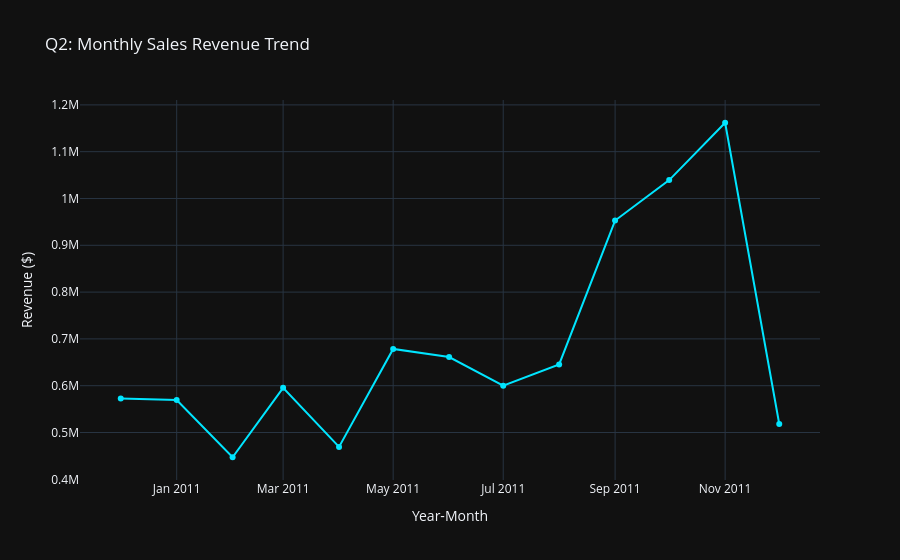

The cell this chart's notebook holds for it:
### Markdown cell above
### Q2: What is the monthly revenue trend over the dataset's time frame?

### Code cell
q2_data = df_sales.groupby('YearMonth')['TotalAmount'].sum().reset_index()
fig2 = px.line(
    q2_data, x='YearMonth', y='TotalAmount', markers=True,
    title='Q2: Monthly Sales Revenue Trend',
    labels={'YearMonth': 'Year-Month', 'TotalAmount': 'Revenue ($)'},
    color_discrete_sequence=['#00E5FF']
)
fig2.show()

### Figure 1 — Plotly figure (JSON) as saved in the notebook; plotly's stock layout.template omitted (floating-point values rounded to 4 significant figures)
{"data": [{"hovertemplate": "Year-Month=%{x}<br>Revenue ($)=%{y}<extra></extra>", "legendgroup": "", "line": {"color": "#00E5FF", "dash": "solid"}, "marker": {"symbol": "circle"}, "mode": "lines+markers", "name": "", "orientation": "v", "showlegend": false, "type": "scatter", "x": ["2010-12", "2011-01", "2011-02", "2011-03", "2011-04", "2011-05", "2011-06", "2011-07", "2011-08", "2011-09", "2011-10", "2011-11", "2011-12"], "xaxis": "x", "y": [572700.0, 569400.0, 447100.0, 595500.0, 469200.0, 678600.0, 661200.0, 600100.0, 645300.0, 952800.0, 1039000.0, 1162000.0, 518200.0], "yaxis": "y"}], "layout": {"legend": {"tracegroupgap": 0}, "title": {"text": "Q2: Monthly Sales Revenue Trend"}, "xaxis": {"anchor": "y", "domain": [0, 1], "title": {"text": "Year-Month"}}, "yaxis": {"anchor": "x", "domain": [0, 1], "title": {"text": "Revenue ($)"}}}}
